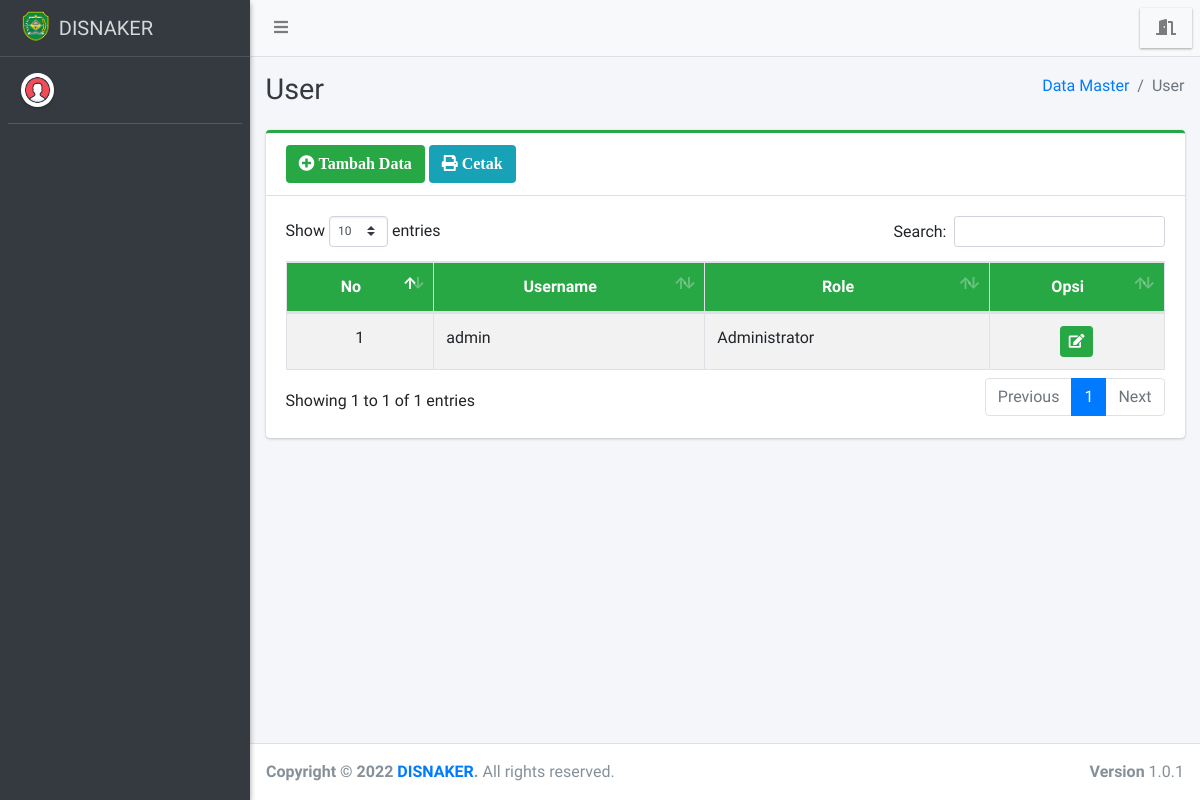
The app's page /admin/user/index.php, older data.
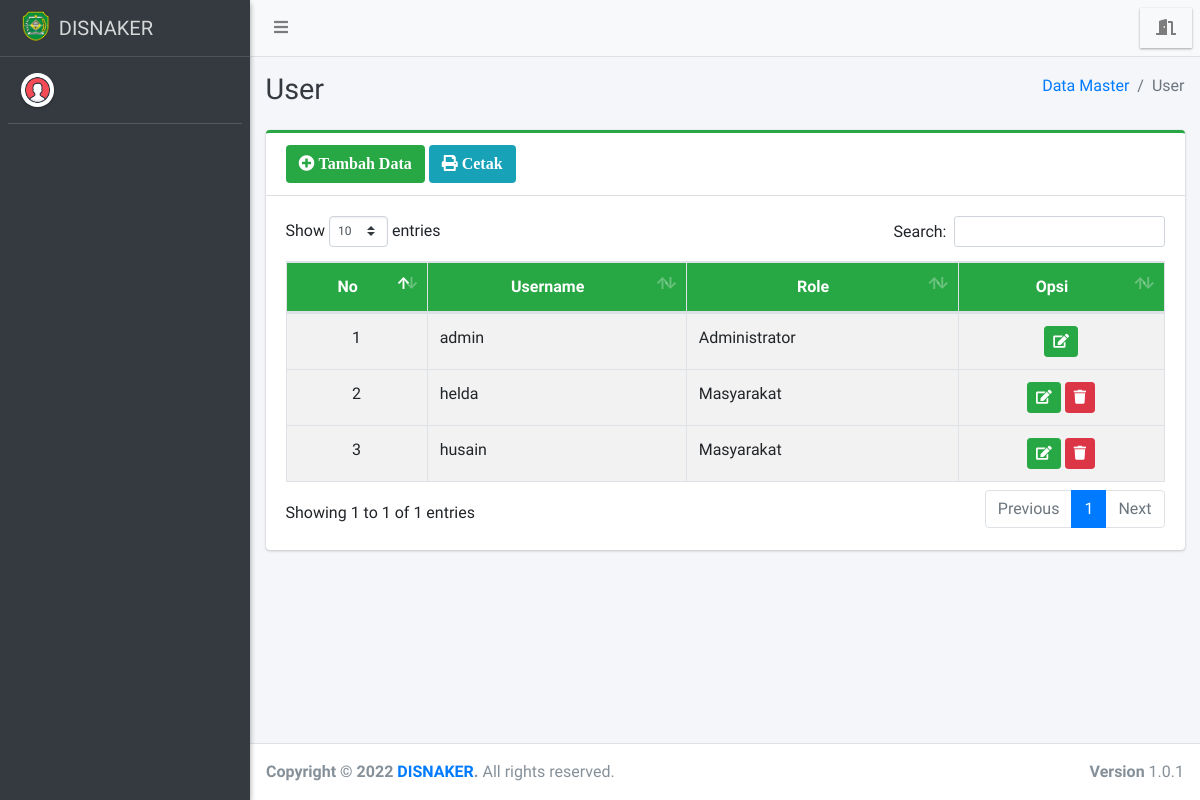
The same page, newer data.
### tables this page shows
CREATE TABLE `user` (
  `id_user` int(11) NOT NULL,
  `username` varchar(50) NOT NULL,
  `password` varchar(100) NOT NULL,
  `role` varchar(20) NOT NULL
);

### admin/user/index.php (the view, shortened to what this page needs)
<?php
require '../../config/koneksi.php';
?>
<!DOCTYPE html>
<html>
<?php
include '../../templates/head.php';
?>
<body class="hold-transition sidebar-mini layout-fixed">
    <div class="wrapper">
        <?php
        include '../../templates/navbar.php';
        ?>
        <?php
        include '../../templates/sidebar.php';
        ?>
        <div class="content-wrapper">
            <div class="content-header">
                <div class="container-fluid">
                    <div class="row mb-2">
                        <div class="col-sm-6">
                            <h1 class="m-0 text-dark">User</h1>
                        </div>
                        <div class="col-sm-6">
                            <ol class="breadcrumb float-sm-right">
                                <li class="breadcrumb-item"><a href="#">Data Master</a></li>
                                <li class="breadcrumb-item active">User</li>
                            </ol>
                        </div>
                    </div>
                </div>
            </div>
            <section class="content">
                <div class="container-fluid">
                    <div class="row">
                        <div class="col-12">
                            <div class="card card-success card-outline">
                                <div class="card-header">
                                    <a href="tambah" class="btn bg-green"><i class="fa fa-plus-circle"> Tambah Data</i></a>
                                    <a href="print" target="blank" class="btn bg-info"><i class="fa fa-print"> Cetak</i></a>
                                </div>
                                <div class="card-body">
                                    <div class="table-responsive">
                                        <table id="example1" class="table table-bordered table-striped">
                                            <thead class="bg-green">
                                                <tr align="center">
                                                    <th>No</th>
                                                    <th>Username </th>
                                                    <th>Role</th>
                                                    <th>Opsi</th>
                                                </tr>
                                            </thead>
                                            <?php
                                            $no = 1;
                                            $data = $koneksi->query("SELECT * FROM user");
                                            while ($row = $data->fetch_array()) {
                                            ?>
                                                <tbody style="background-color: white">
                                                    <tr>
                                                        <td align="center"><?= $no++ ?></td>
                                                        <td><?= $row['username'] ?></td>
                                                        <td><?= $row['role'] ?></td>
                                                        <td align="center">
                                                            <?php if ($row['role'] != 'Masyarakat') { ?>
                                                                <a href="edit?id=<?= $row['id_user'] ?>" class="btn btn-success btn-sm" title="Edit"><i class="fa fa-edit"></i></a>
                                                            <?php } else { ?>
                                                                <a href="edit?id=<?= $row['id_user'] ?>" class="btn btn-success btn-sm" title="Edit"><i class="fa fa-edit"></i></a>
                                                                <a href="hapus?id=<?= $row['id_user'] ?>" class="btn btn-danger btn-sm alert-hapus" title="Hapus"><i class="fa fa-trash"></i></a>
                                                            <?php } ?>
                                                        </td>
                                                    </tr>
                                                </tbody>
                                            <?php } ?>
                                        </table>
                                    </div>
                                </div>
                            </div>
                        </div>
                    </div>
                </div>
            </section>
        </div>
        <?php include_once "../../templates/footer.php"; ?>
    </div>
</body>
</html>

Row changes from the older to the newer data that the page shows:
added user: username "helda", role "Masyarakat"
added user: username "husain", role "Masyarakat"
